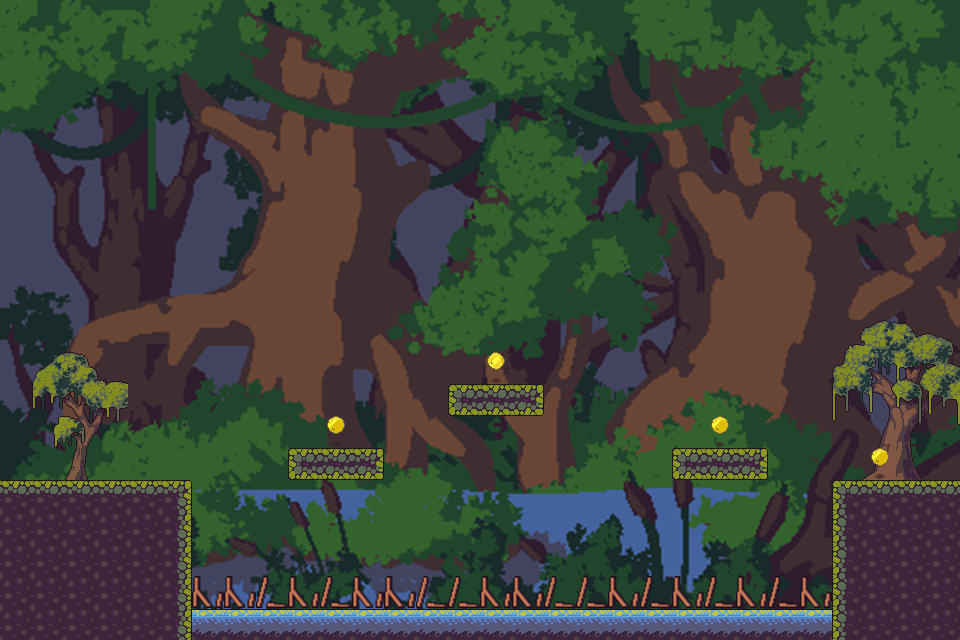

This game map was drawn from its Tiled (.tmx) file and the tilesets committed beside it. A one-line description and the trimmed map source follow:
An orthogonal 30x20 tile map with 32x32 px tiles, 5 tile layers (Background, Trees, Foreground, Spikes, ...), 7 tilesets and 1 object (Damage).

<map version="1.10" tiledversion="1.11.0" orientation="orthogonal" renderorder="right-down" width="30" height="20" tilewidth="32" tileheight="32" infinite="0" nextlayerid="8" nextobjectid="5">
 <tileset firstgid="1" name="Tileset" tilewidth="32" tileheight="32" tilecount="60" columns="10">
  <image source="1 Tiles/Tileset.png" width="320" height="192" />
 </tileset>
 <tileset firstgid="61" name="Background" tilewidth="32" tileheight="32" tilecount="700" columns="35">
  <image source="2 Background/Background960.png" width="1137" height="640" />
 </tileset>
 <tileset firstgid="761" name="Willow1" tilewidth="32" tileheight="32" tilecount="12" columns="3">
  <image source="3 Objects/Willows/1.png" width="104" height="135" />
 </tileset>
 <tileset firstgid="773" name="Willow2" tilewidth="32" tileheight="32" tilecount="20" columns="4">
  <image source="3 Objects/Willows/2.png" width="141" height="168" />
 </tileset>
 <tileset firstgid="793" name="Spike1" tilewidth="32" tileheight="32" tilecount="1" columns="1">
  <image source="3 Objects/Fence/1.png" width="32" height="32" />
 </tileset>
 <tileset firstgid="794" name="Spike2" tilewidth="32" tileheight="32" tilecount="1" columns="1">
  <image source="3 Objects/Fence/2.png" width="32" height="32" />
 </tileset>
 <tileset firstgid="795" name="Coin" tilewidth="32" tileheight="32" tilecount="8" columns="8">
  <image source="coin_gold.png" width="256" height="32" />
 </tileset>
 <layer id="1" name="Background" width="30" height="20" opacity="0.77">
  <data>[600 cells, 600 non-empty, 600 distinct tile ids]</data>
 </layer>
 <layer id="3" name="Trees" width="30" height="20" opacity="0.9">
  <data>[600 cells, 32 non-empty, 32 distinct tile ids]</data>
 </layer>
 <layer id="2" name="Foreground" width="30" height="20">
  <properties>
   <property name="collision" type="bool" value="true" />
  </properties>
  <data>[600 cells, 79 non-empty, 10 distinct tile ids]</data>
 </layer>
 <layer id="5" name="Spikes" width="30" height="20">
  <data>[600 cells, 20 non-empty, 2 distinct tile ids]</data>
 </layer>
 <layer id="7" name="Coin" width="30" height="20">
  <properties>
   <property name="collectable" type="bool" value="true" />
  </properties>
  <data>[600 cells, 4 non-empty, 2 distinct tile ids]</data>
 </layer>
 <objectgroup id="6" name="Damage">
  <properties>
   <property name="damage" type="bool" value="true" />
  </properties>
  <object id="4" name="Damage" x="190.667" y="574.667" width="640" height="33.3333" />
 </objectgroup>
</map>
